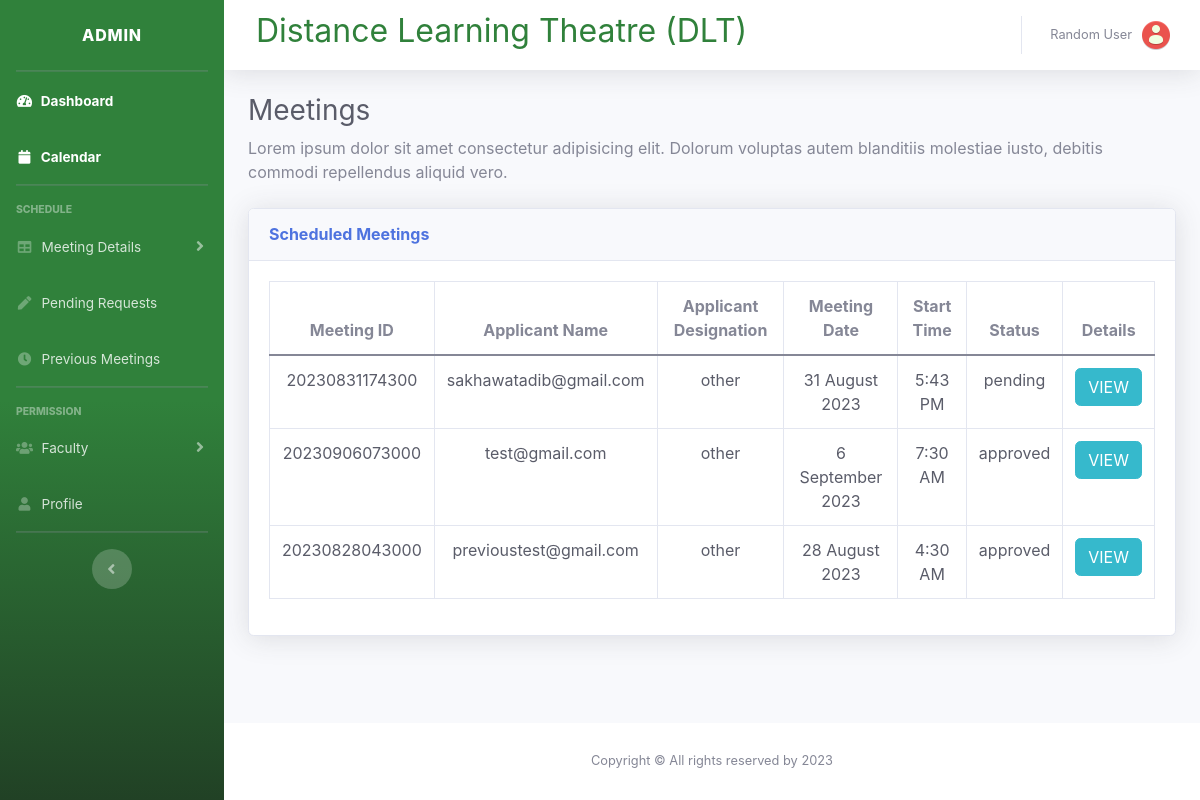
The app's page /admin/meetings.php, older data.
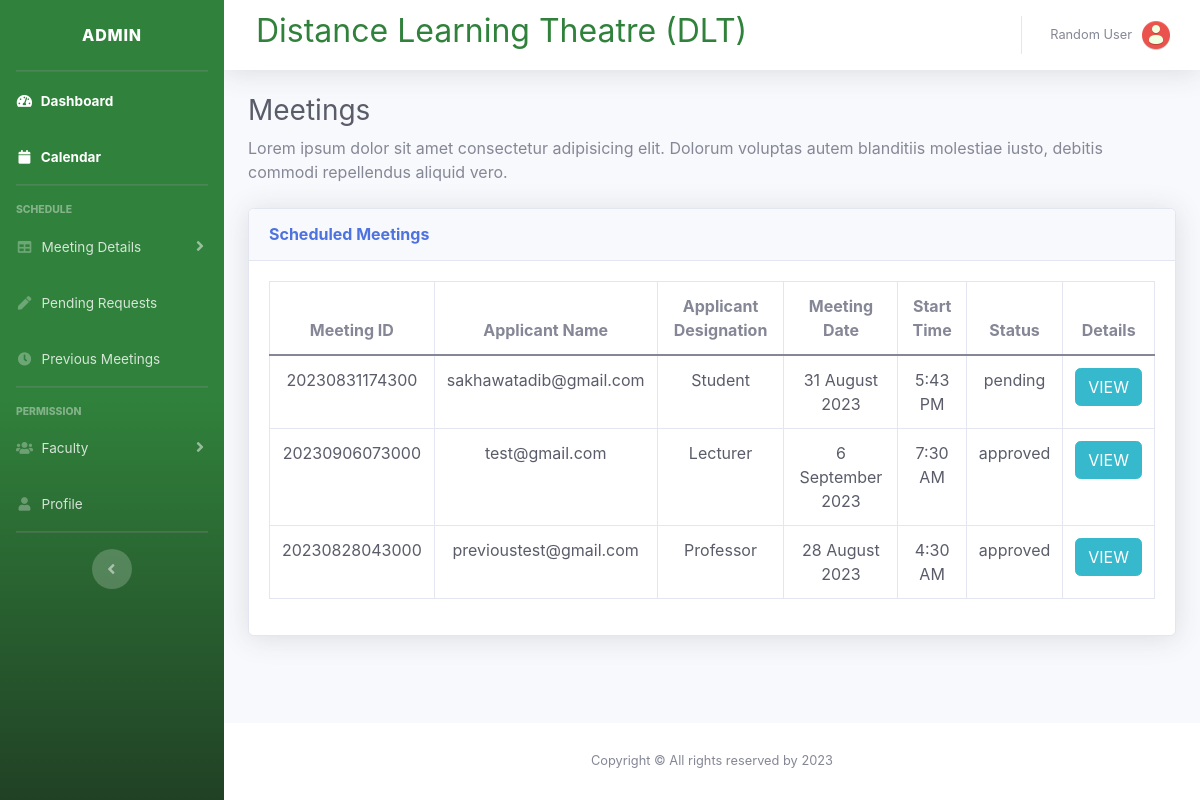
The same page, newer data.
### tables this page shows
CREATE TABLE `meetings` (
  `id` int(11) NOT NULL,
  `applicant_name` varchar(255) NOT NULL,
  `application_date` date NOT NULL DEFAULT current_timestamp(),
  `participants` int(11) NOT NULL,
  `designation` varchar(50) NOT NULL,
  `role` varchar(50) NOT NULL,
  `details` text NOT NULL,
  `meeting_date` date NOT NULL,
  `start_time` time NOT NULL,
  `end_time` time NOT NULL,
  `ict_help_reason` text DEFAULT NULL,
  `other_support` text DEFAULT NULL,
  `pc` tinyint(1) DEFAULT NULL,
  `glass_board` tinyint(1) DEFAULT NULL,
  `mic_wireless` tinyint(1) DEFAULT NULL,
  `mic_wire` tinyint(1) DEFAULT NULL,
  `big_displays` tinyint(1) DEFAULT NULL,
  `wifi` tinyint(1) DEFAULT NULL,
  `add_projector` tinyint(1) DEFAULT NULL,
  `bdren` tinyint(1) DEFAULT NULL,
  `table_cloth` tinyint(1) DEFAULT NULL,
  `vase` tinyint(1) DEFAULT NULL,
  `wireless_mic_bat` tinyint(1) DEFAULT NULL,
  `add_chair` tinyint(1) DEFAULT NULL,
  `add_mic` tinyint(1) DEFAULT NULL,
  `other` text DEFAULT NULL,
  `photography` tinyint(1) DEFAULT NULL,
  `video_recording` tinyint(1) DEFAULT NULL,
  `cafe` tinyint(1) DEFAULT NULL,
  `own_arrange` tinyint(1) DEFAULT NULL,
  `meeting_status` varchar(50) NOT NULL
);

### admin/functions.php (the view, shortened to what this page needs)
<?php
function escape($string)
{
    global $connection;
    return mysqli_real_escape_string($connection, trim($string));
}
function generateMeetingId($date, $time)
{
    $date = str_replace("-", "", $date);
    $time = str_replace(":", "", $time);
    $meeting_id = $date . $time;
    return $meeting_id;
}
function getAllMeetings()
{
    global $connection;
    $query = "SELECT * FROM meetings";
    $select_meetings = mysqli_query($connection, $query);
    while ($row = mysqli_fetch_assoc($select_meetings)) {
        $id = escape($row['id']);
        $applicant_name = escape($row['applicant_name']);
        $applicant_designation = escape($row['designation']);
        $meeting_date = escape($row['meeting_date']);
        $formatted_meeting_date = date("j F Y", strtotime($meeting_date));
        $start_time = escape($row['start_time']);
        $formatted_start_time = date("g:i A", strtotime($start_time));
        $meeting_status = escape($row['meeting_status']);
        $meeting_id = generateMeetingId($meeting_date, $start_time);
        echo "<tr>
            <td class='text-dark text-center'>$meeting_id</td>
            <td class='text-dark text-center'>$applicant_name</td>
            <td class='text-dark text-center'>$applicant_designation</td>
            <td class='text-dark text-center'>$formatted_meeting_date</td>
            <td class='text-dark text-center'>$formatted_start_time</td>
            <td class='text-dark text-center'>$meeting_status</td>
            <td width='5%'><a href='request_details.php?r_id={$id}&m_status={$meeting_status}' class='btn btn-info'>VIEW</a></td>
          </tr>";
    }
}
?>

Row changes from the older to the newer data that the page shows:
changed meetings "sakhawatadib@gmail.com": designation "other" → "Student"
changed meetings "test@gmail.com": designation "other" → "Lecturer"
changed meetings "previoustest@gmail.com": designation "other" → "Professor"
